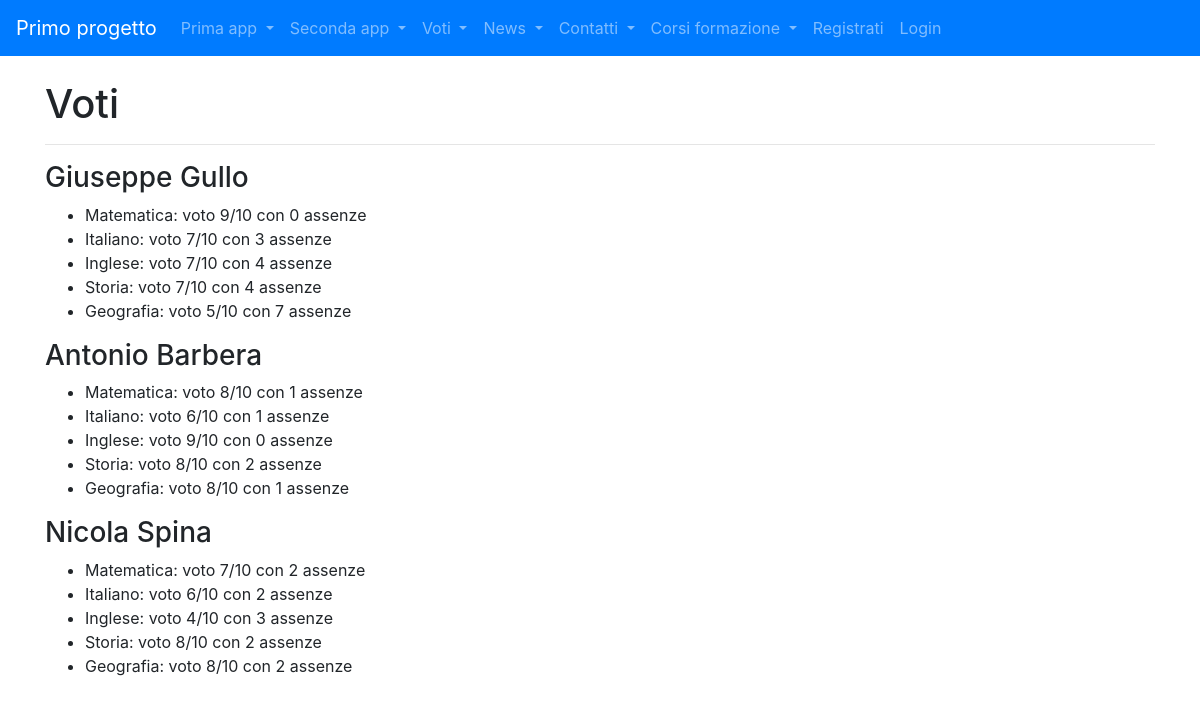
/voti/vista_2, run on the app's committed database.
### voti/models.py (models this page shows, shortened)
class SubjectData(models.Model):
    name = models.CharField(max_length=15, default="materia")
    grade = models.PositiveIntegerField(default=7)
    leaves = models.PositiveIntegerField(default=0)
    student = models.ForeignKey("Student", models.CASCADE, null=True)

### voti/views.py (the view)
# urls.py: path("vista_2", views.student_grades, name="vista_2"),
def student_grades(request: HttpRequest):
    return render(request, "vista_2.html", context=get_students_data())

### voti/views.py (called while the page is built)
def get_students_data():
    students = []
    for student in Student.objects.all():
        students.append({
            "name": f"{student.first_name} {student.last_name}",
            "subject_data": SubjectData.objects.filter(
                student__first_name=student.first_name,
                student__last_name=student.last_name,
            ),
        })
    return {"students": students}

### voti/templates/vista_2.html
{% extends "voti_base.html" %}
{% block content %}
{{block.super}}
<hr>
{% for student in students %}
    <h3>{{student.name}}</h3>
    <ul>
    {% for subject in student.subject_data %}
        <li>{{subject.name}}: voto {{subject.grade}}/10 con {{subject.leaves}} assenze</li>
    {% endfor %}
    </ul>
{% endfor %}
{% endblock content %}

### data on the page
SubjectData: name "Matematica", grade "9", leaves "0"
SubjectData: name "Italiano", grade "7", leaves "3"
SubjectData: name "Inglese", grade "7", leaves "4"
SubjectData: name "Storia", grade "7", leaves "4"
SubjectData: name "Geografia", grade "5", leaves "7"
SubjectData: name "Matematica", grade "8", leaves "1"
SubjectData: name "Italiano", grade "6", leaves "1"
SubjectData: name "Inglese", grade "9", leaves "0"
SubjectData: name "Storia", grade "8", leaves "2"
SubjectData: name "Geografia", grade "8", leaves "1"
SubjectData: name "Matematica", grade "7", leaves "2"
SubjectData: name "Italiano", grade "6", leaves "2"
SubjectData: name "Inglese", grade "4", leaves "3"
SubjectData: name "Storia", grade "8", leaves "2"
SubjectData: name "Geografia", grade "8", leaves "2"

### other printed values
{{ student.name }} "Giuseppe Gullo" "Antonio Barbera" "Nicola Spina"
